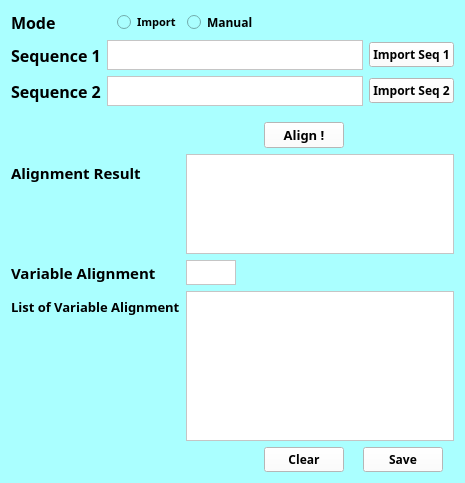
      <widget class="QWidget" name="pairwise2">
       <property name="styleSheet">
        <string notr="true">background-color: rgb(170, 255, 255);</string>
       </property>
       <attribute name="title">
        <string>Multiple Sequence Alignment</string>
       </attribute>
       <layout class="QFormLayout" name="formLayout_4">
        <item row="0" column="0">
         <layout class="QHBoxLayout" name="horizontalLayout_6">
          <item>
           <widget class="QLabel" name="label_mode">
            <property name="minimumSize">
             <size>
              <width>100</width>
              <height>0</height>
             </size>
            </property>
            <property name="maximumSize">
             <size>
              <width>70</width>
              <height>16777215</height>
             </size>
            </property>
            <property name="font">
             <font>
              <family>Century Gothic</family>
              <pointsize>12</pointsize>
              <weight>75</weight>
              <bold>true</bold>
             </font>
            </property>
            <property name="text">
             <string>Mode</string>
            </property>
           </widget>
          </item>
          <item>
           <widget class="QRadioButton" name="radiobutton_import">
            <property name="font">
             <font>
              <family>Century Gothic</family>
              <pointsize>8</pointsize>
              <weight>75</weight>
              <bold>true</bold>
             </font>
            </property>
            <property name="text">
             <string>Import</string>
            </property>
            <property name="checked">
             <bool>false</bool>
            </property>
           </widget>
          </item>
          <item>
           <widget class="QRadioButton" name="radiobutton_manual">
            <property name="font">
             <font>
              <family>Century Gothic</family>
              <weight>75</weight>
              <bold>true</bold>
             </font>
            </property>
            <property name="text">
             <string>Manual</string>
            </property>
            <property name="checkable">
             <bool>true</bool>
            </property>
            <property name="checked">
             <bool>false</bool>
            </property>
           </widget>
          </item>
         </layout>
        </item>
        <item row="1" column="0" colspan="2">
         <layout class="QGridLayout" name="gridLayout_5">
          <item row="0" column="0">
           <widget class="QLabel" name="label_seq1">
            <property name="font">
             <font>
              <family>Century Gothic</family>
              <pointsize>12</pointsize>
              <weight>75</weight>
              <bold>true</bold>
             </font>
            </property>
            <property name="text">
             <string>Sequence 1</string>
            </property>
           </widget>
          </item>
          <item row="0" column="1">
           <widget class="QTextEdit" name="seq1">
            <property name="maximumSize">
             <size>
              <width>16777215</width>
              <height>35</height>
             </size>
            </property>
            <property name="styleSheet">
             <string notr="true">background-color: rgb(255, 255, 255);</string>
            </property>
           </widget>
          </item>
          <item row="0" column="2">
           <widget class="QPushButton" name="import_seq1">
            <property name="font">
             <font>
              <family>Century Gothic</family>
              <weight>75</weight>
              <bold>true</bold>
             </font>
            </property>
            <property name="styleSheet">
             <string notr="true">background-color: rgb(255, 255, 255);</string>
            </property>
            <property name="text">
             <string>Import Seq 1</string>
            </property>
           </widget>
          </item>
          <item row="1" column="0">
           <widget class="QLabel" name="label_seq2">
            <property name="font">
             <font>
              <family>Century Gothic</family>
              <pointsize>12</pointsize>
              <weight>75</weight>
              <bold>true</bold>
             </font>
            </property>
            <property name="text">
             <string>Sequence 2</string>
            </property>
           </widget>
          </item>
          <item row="1" column="1">
           <widget class="QTextEdit" name="seq2">
            <property name="sizePolicy">
             <sizepolicy hsizetype="Minimum" vsizetype="Minimum">
              <horstretch>0</horstretch>
              <verstretch>0</verstretch>
             </sizepolicy>
            </property>
            <property name="maximumSize">
             <size>
              <width>16777215</width>
              <height>35</height>
             </size>
            </property>
            <property name="styleSheet">
             <string notr="true">background-color: rgb(255, 255, 255);</string>
            </property>
           </widget>
          </item>
          <item row="1" column="2">
           <widget class="QPushButton" name="import_seq2">
            <property name="font">
             <font>
              <family>Century Gothic</family>
              <weight>75</weight>
              <bold>true</bold>
             </font>
            </property>
            <property name="styleSheet">
             <string notr="true">background-color: rgb(255, 255, 255);</string>
            </property>
            <property name="text">
             <string>Import Seq 2</string>
            </property>
           </widget>
          </item>
         </layout>
        </item>
        <item row="2" column="1">
         <widget class="QPushButton" name="align">
          <property name="maximumSize">
           <size>
            <width>80</width>
            <height>16777215</height>
           </size>
          </property>
          <property name="font">
           <font>
            <family>Century Gothic</family>
            <pointsize>10</pointsize>
            <weight>75</weight>
            <bold>true</bold>
           </font>
          </property>
          <property name="styleSheet">
           <string notr="true">background-color: rgb(255, 255, 255);</string>
          </property>
          <property name="text">
           <string>Align !</string>
          </property>
         </widget>
        </item>
        <item row="3" column="0" colspan="2">
         <layout class="QFormLayout" name="formLayout_3">
          <item row="0" column="0">
           <widget class="QLabel" name="alignment_label">
            <property name="font">
             <font>
              <family>Century Gothic</family>
              <pointsize>11</pointsize>
              <weight>75</weight>
              <bold>true</bold>
             </font>
            </property>
            <property name="text">
             <string>Alignment Result</string>
            </property>
           </widget>
          </item>
          <item row="0" column="1">
           <widget class="QTextEdit" name="alignment_result">
            <property name="minimumSize">
             <size>
              <width>0</width>
              <height>100</height>
             </size>
            </property>
            <property name="maximumSize">
             <size>
              <width>16777215</width>
              <height>100</height>
             </size>
            </property>
            <property name="styleSheet">
             <string notr="true">background-color: rgb(255, 255, 255);</string>
            </property>
           </widget>
          </item>
          <item row="1" column="0">
           <widget class="QLabel" name="var_alignment_label">
            <property name="font">
             <font>
              <family>Century Gothic</family>
              <pointsize>11</pointsize>
              <weight>75</weight>
              <bold>true</bold>
             </font>
            </property>
            <property name="text">
             <string>Variable Alignment</string>
            </property>
           </widget>
          </item>
          <item row="1" column="1">
           <widget class="QTextEdit" name="variable_alignment">
            <property name="maximumSize">
             <size>
              <width>50</width>
              <height>25</height>
             </size>
            </property>
            <property name="styleSheet">
             <string notr="true">background-color: rgb(255, 255, 255);</string>
            </property>
           </widget>
          </item>
          <item row="2" column="0">
           <widget class="QLabel" name="list_alignment_label">
            <property name="font">
             <font>
              <family>Century Gothic</family>
              <pointsize>10</pointsize>
              <weight>75</weight>
              <bold>true</bold>
             </font>
            </property>
            <property name="text">
             <string>List of Variable Alignment</string>
            </property>
           </widget>
          </item>
          <item row="2" column="1">
           <widget class="QTextEdit" name="list_alignment">
            <property name="minimumSize">
             <size>
              <width>0</width>
              <height>150</height>
             </size>
            </property>
            <property name="maximumSize">
             <size>
              <width>16777215</width>
              <height>150</height>
             </size>
            </property>
            <property name="styleSheet">
             <string notr="true">background-color: rgb(255, 255, 255);</string>
            </property>
           </widget>
          </item>
         </layout>
        </item>
        <item row="4" column="1">
         <layout class="QHBoxLayout" name="horizontalLayout_7">
          <property name="spacing">
           <number>19</number>
          </property>
          <property name="leftMargin">
           <number>0</number>
          </property>
          <property name="rightMargin">
           <number>0</number>
          </property>
          <item>
           <widget class="QPushButton" name="pairwise_clear">
            <property name="maximumSize">
             <size>
              <width>80</width>
              <height>16777215</height>
             </size>
            </property>
            <property name="font">
             <font>
              <family>Century Gothic</family>
              <weight>75</weight>
              <bold>true</bold>
             </font>
            </property>
            <property name="styleSheet">
             <string notr="true">background-color: rgb(255, 255, 255);</string>
            </property>
            <property name="text">
             <string>Clear</string>
            </property>
           </widget>
          </item>
          <item>
           <widget class="QPushButton" name="pairwise_save">
            <property name="maximumSize">
             <size>
              <width>80</width>
              <height>16777215</height>
             </size>
            </property>
            <property name="font">
             <font>
              <family>Century Gothic</family>
              <weight>75</weight>
              <bold>true</bold>
             </font>
            </property>
            <property name="styleSheet">
             <string notr="true">background-color: rgb(255, 255, 255);</string>
            </property>
            <property name="text">
             <string>Save</string>
            </property>
           </widget>
          </item>
         </layout>
        </item>
       </layout>
      </widget>
